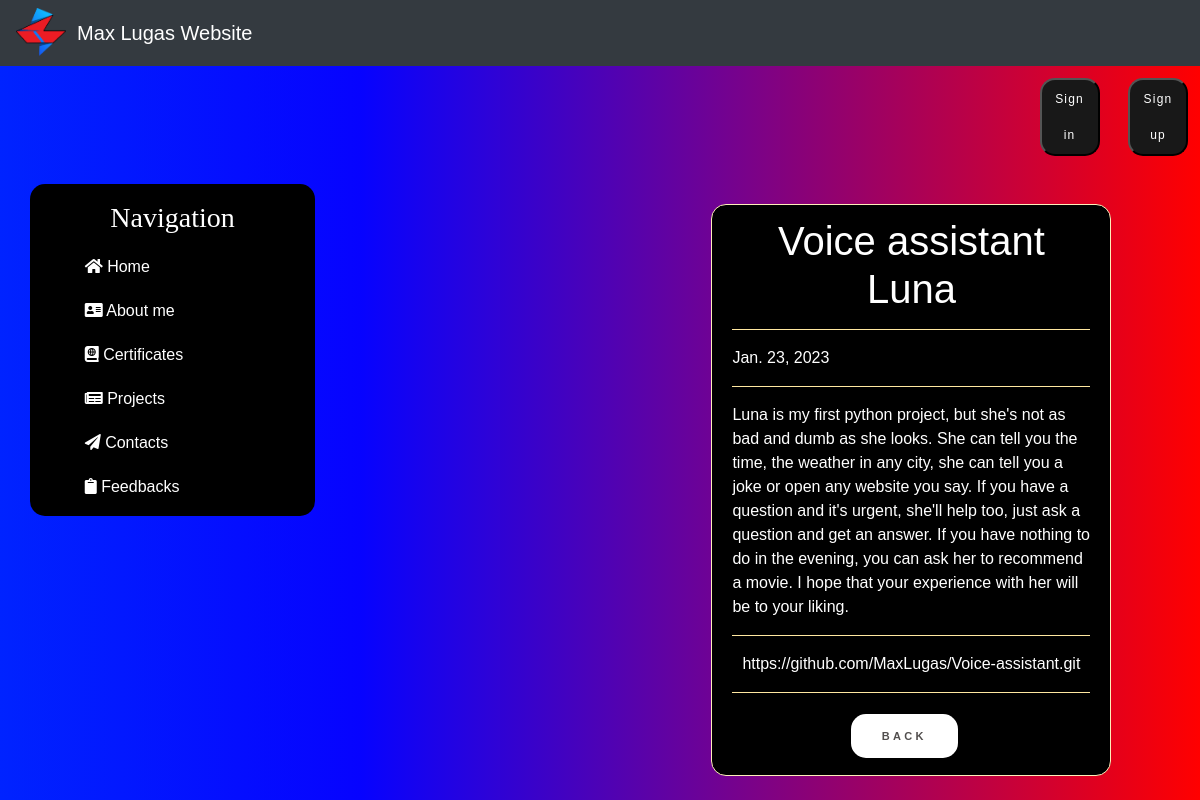
Page /project/1 on the earlier database version.
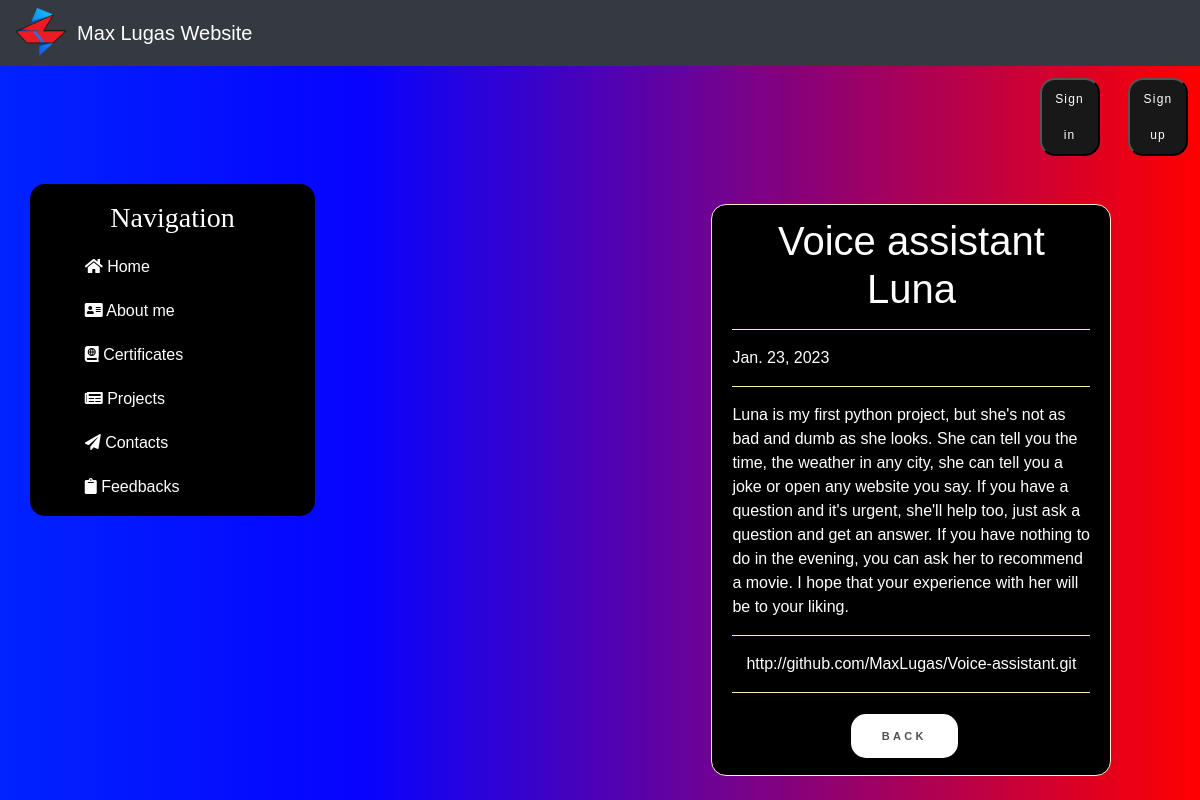
Same page on the later database version.
### news/models.py (models this page shows, shortened)
class Articles(models.Model):
    title = models.CharField('Title', max_length=50)
    anons = models.CharField('Anons', max_length=250)
    content = models.TextField('Content')
    date = models.DateField('Date of publication', auto_now_add=True)
    link = models.URLField('Link to GitHub', default=None)
    class Meta:
        verbose_name = 'News'
        verbose_name_plural = "News"

### news/views.py (the view)
# urls.py: path('<int:pk>', views.NewsDetailView.as_view(), name='news-detail'),
class NewsDetailView(DetailView):
    model = Articles
    template_name = 'news/details_view.html'
    context_object_name = 'article'

### news/templates/news/details_view.html (shortened to what this page needs)
{% extends 'main/layout.html' %}
{% block content %}
    <div class="features">
        <div class="alert alert-warning">
            <h1>{{ article.title }}</h1>
            <hr>
            <p>{{ article.date }}</p>
            <hr>
            <p>{{ article.content }}</p>
            <hr>
            <p><a class="github" href="{{ article.link }}">{{ article.link }}</a></p>
            <hr>
            <a href="{% url 'news_home' %}" class="shine-button">Back</a>
        </div>
    </div>
{% endblock %}

Differences in the rows shown:
changed Articles "Voice assistant Luna": link "https://github.com/MaxLugas/Voice-assistant.git" → "http://github.com/MaxLugas/Voice-assistant.git"
